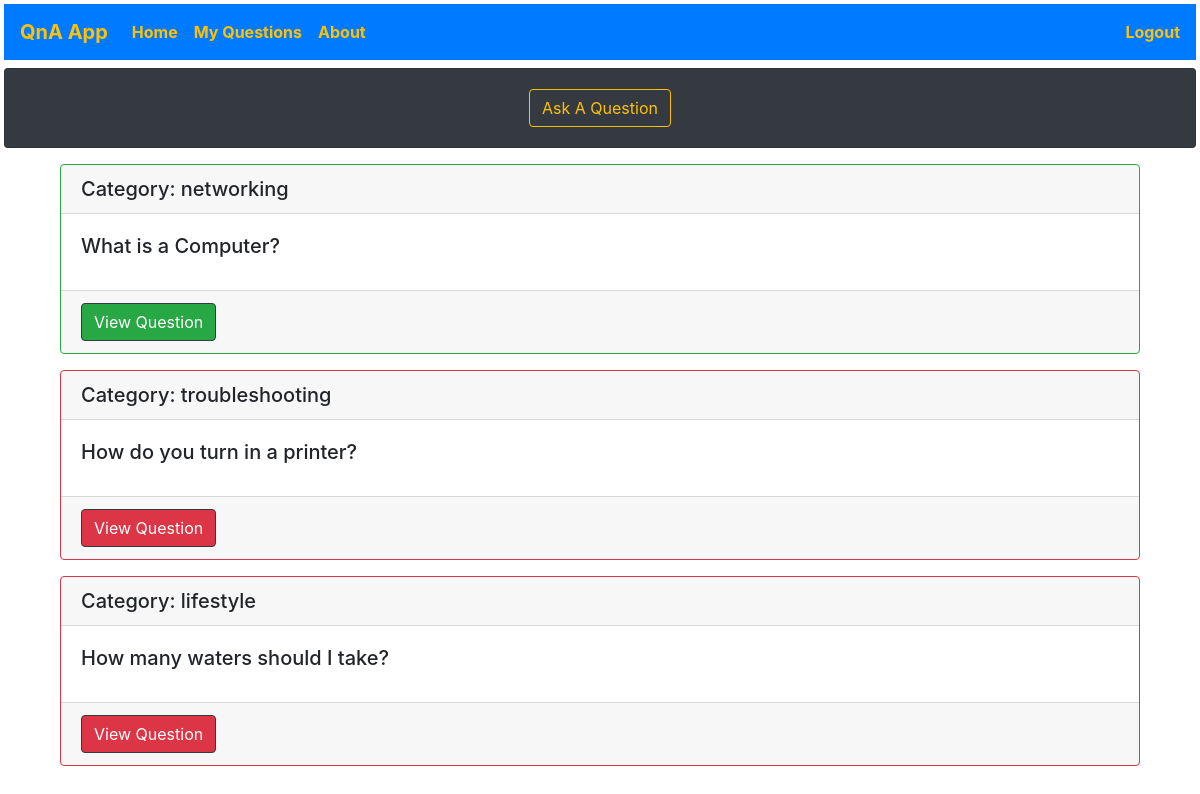
Before: /myquestions (signed in) with the older database file.
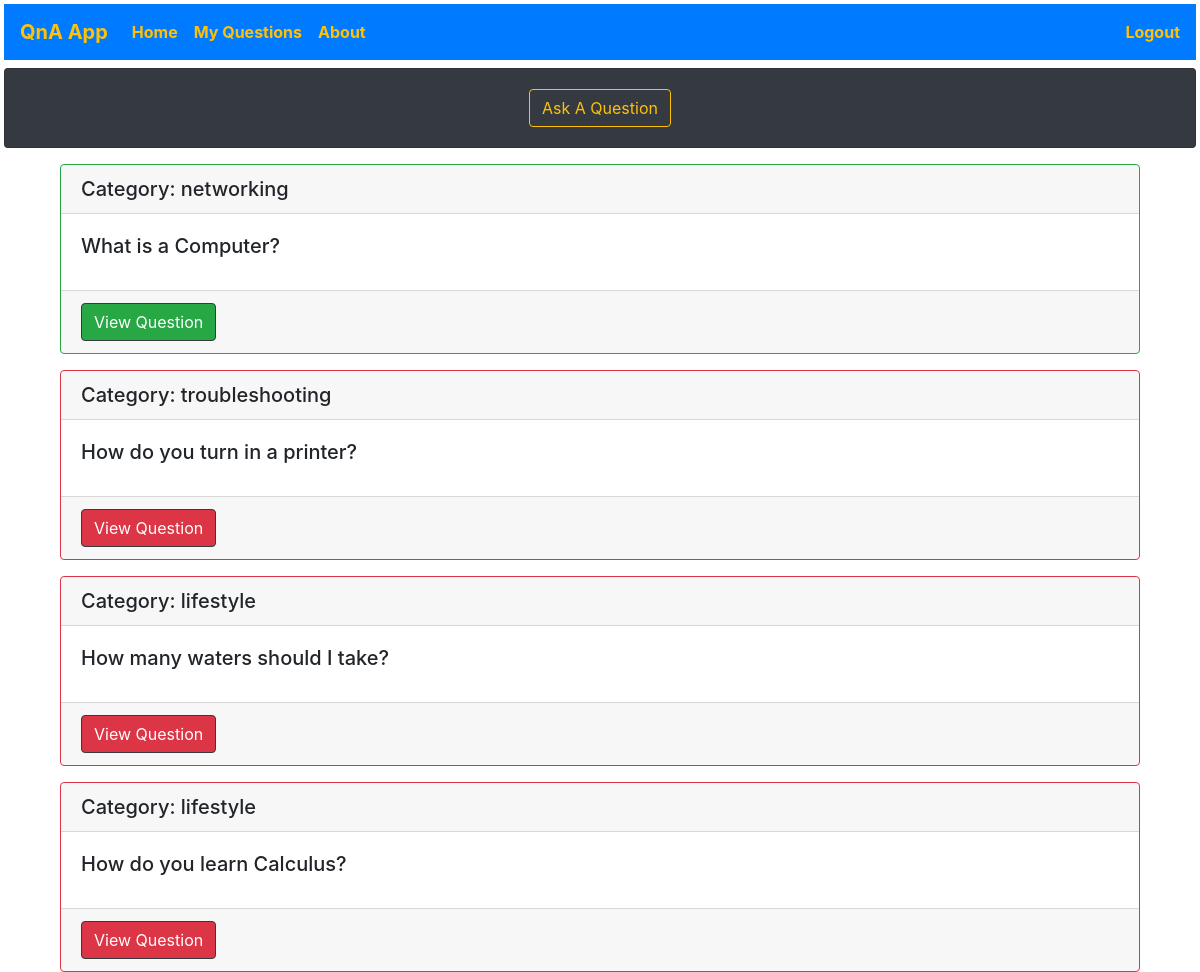
After: the same page with the newer database file.
### models.py (models this page shows)
class Question(db.Model):
    id = db.Column(db.Integer, primary_key = True)
    question_text = db.Column(db.Text, nullable = False)
    category = db.Column(db.String(20), nullable = False)
    asked_by_id = db.Column(db.Integer, db.ForeignKey('user.id'))
    answers_to_question = db.relationship(
        'Answer',
        foreign_keys = 'Answer.for_question_id',
        backref='the_question',
        lazy=True
    )

### app.py (the view)
@app.route('/myquestions')
@login_required
def myquestions():
    question = Question.query.filter_by(asked_by_id=current_user.get_id()).all()
    return render_template('myquestions.html',question=question)

### app.py (called while the page is built)
@login_manager.user_loader
def load_user(user_id):
    return User.query.get(user_id)

### templates/myquestions.html
{% extends "base.html" %}
{% block content %}
<div class="container">
    {% for q in question %}
    {% if q.answers_to_question %}
    <div class="col mt-3">
      <div class="card h-100 border-success">
        <h5 class="card-header">Category: {{ q.category }}</h5>
        <div class="card-body">
          <h5 class="card-title">{{ q.question_text }}</h5>
        </div>
        <div class="card-footer">
          <a href="{{url_for('view',question_id = q.id)}}" class="btn btn-success border-dark text-white">View Question</a>
        </div>
      </div>
    </div>
    {% else %}
    <div class="col mt-3">
      <div class="card h-100 border-danger">
        <h5 class="card-header">Category: {{ q.category }}</h5>
        <div class="card-body">
          <h5 class="card-title">{{ q.question_text }}</h5>
        </div>
        <div class="card-footer">
          <a href="{{url_for('view',question_id = q.id)}}" class="btn btn-danger border-dark text-white">View Question</a>
        </div>
      </div>
    </div>
    {% endif %} {% endfor %}
  </div>
{% endblock %}

Changed rows visible on the page:
added Question: category "lifestyle", question_text "How do you learn Calculus?"
